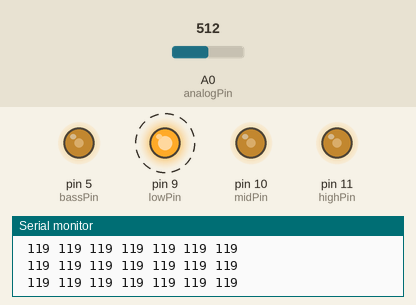
Simulated run of this sketch. Board: Arduino Uno, built with avr-gcc and run on an emulated ATmega328P. Parts: output pins drawn as LEDs (lit = HIGH), the last lines printed to the serial monitor. Dashed ring = blinking. Inputs (shaded band) come from the test bench; at power-on: A0 (analogPin) = 512. Pins used as bus, display or sensor lines are not drawn.

Above: at 1.2 s.
1.3 s: A0 (analogPin) set to 457
At 1.48 s:
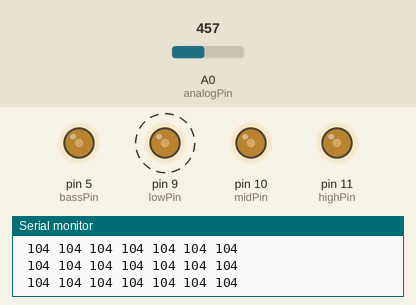
4.3 s: A0 (analogPin) set to 422
At 5.5 s:
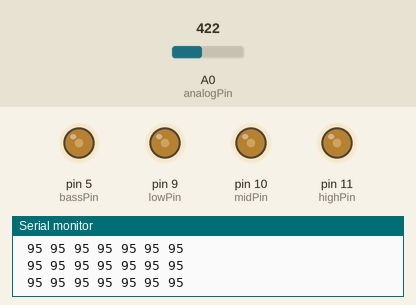
5.8 s: A0 (analogPin) set to 106
At 7.0 s:
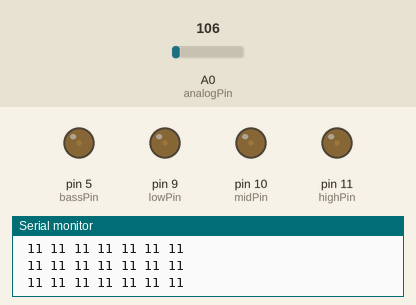
7.6 s: A0 (analogPin) set to 95
At 7.75 s:
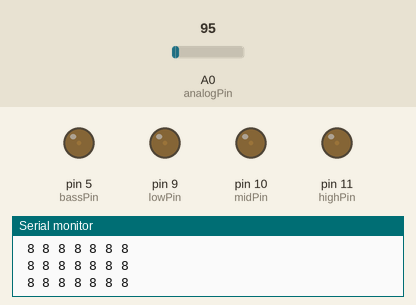
10.6 s: A0 (analogPin) set to 71
At 10.76 s:
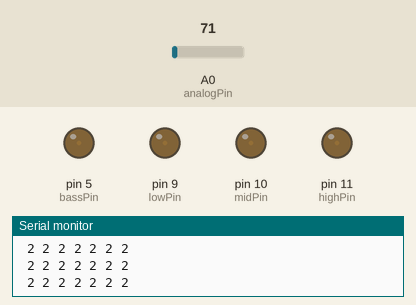
13.6 s: A0 (analogPin) set to 59
At 13.74 s:
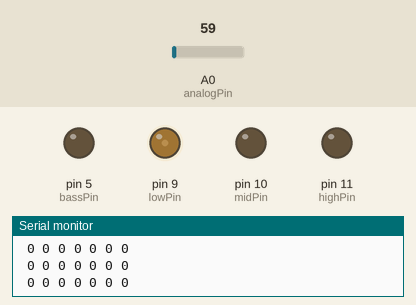
Timing chart, 0 to 17.6 s (numbered marks = the images above; inputs shaded):
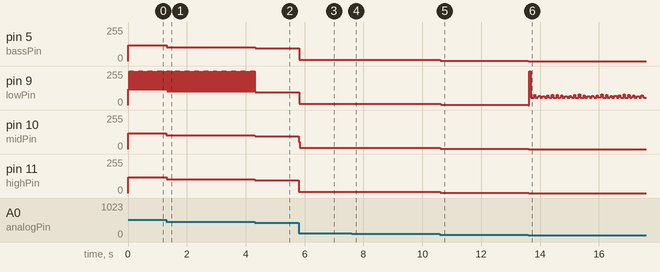

The sketch:

colourOrgan.ino
```cpp
//Assign the pins names
int analogPin = 0;
int strobePin = 2;
int resetPin = 3;
int bassPin = 5;
int lowPin = 9;
int midPin = 10;
int highPin = 11;

int lowFilter = 63;

void setup() {
  //Open serial communication
  Serial.begin(9600);

  //Set the pin modes
  pinMode(analogPin, INPUT);
  pinMode(strobePin, OUTPUT);
  pinMode(resetPin, 3);
  pinMode(bassPin, OUTPUT);
  pinMode(lowPin, OUTPUT);
  pinMode(midPin, OUTPUT);
  pinMode(highPin, OUTPUT);
  analogReference(DEFAULT);

  //Ready the equaliser for use
  digitalWrite(resetPin, LOW);
  digitalWrite(strobePin, HIGH);

}

void loop() {
 //Reset the equaliser to the first band
  digitalWrite(resetPin, HIGH);
  digitalWrite(resetPin, LOW);

  int frequencyVolume[7];

  //Strobe to Strobe delay
  delayMicroseconds(72);

  int fallingEdgeTime = 0;

  for(int i = 0; i < 7; i++){
    //Change frequency band
    digitalWrite(strobePin, LOW);
    fallingEdgeTime = micros();
    //Store the "volume" of the frequency
    frequencyVolume[i] = map(constrain(analogRead(analogPin), lowFilter, 1023),
                              lowFilter, 1023, 0, 255);
    int averageVolume;

    //Print the value for dubugging
    Serial.print(" ");
    Serial.print(frequencyVolume[i]);

    switch(i){
       case 0:
         averageVolume = frequencyVolume[0];
         analogWrite(bassPin, averageVolume);
       case 2:
         //Light the "low frequency" LED to the "frequencyVolume"
         averageVolume = (frequencyVolume[1] + frequencyVolume[2]) /2;
         analogWrite(lowPin, averageVolume);
         break;
       case 4:
         averageVolume = (frequencyVolume[3] + frequencyVolume[4]) / 2;
         analogWrite(midPin, averageVolume);
         break;
       case 6:
         averageVolume = (frequencyVolume[5] + frequencyVolume[6]) / 2;
         analogWrite(highPin, averageVolume);
         break;
    }


    //Move to the next band of frequencies
    delayMicroseconds(40);
    digitalWrite(strobePin, HIGH);

  }

  Serial.println("\n");

}
```

Measured:
- the behaviour switches between 440 and 439 on A0 (analogPin) (found by bisection; images 1 and 2)
- the behaviour switches between 67 and 66 on A0 (analogPin) (found by bisection; images 5 and 6)
- after the input at 1.3 s, pin 5 (bassPin), pin 10 (midPin), pin 11 (highPin): 119/255 → 104/255 at once
- after the input at 4.3 s, pin 5 (bassPin), pin 10 (midPin), pin 11 (highPin): 104/255 → 95/255 at once
- after the input at 5.8 s, pin 5 (bassPin), pin 9 (lowPin), pin 10 (midPin), pin 11 (highPin): 95/255 → 11/255 at once
- after the input at 7.6 s, pin 5 (bassPin), pin 9 (lowPin), pin 10 (midPin), pin 11 (highPin): 11/255 → 8/255 at once
- after the input at 10.6 s, pin 5 (bassPin), pin 9 (lowPin), pin 10 (midPin), pin 11 (highPin): 8/255 → 2/255 at once
- after the input at 13.6 s, pin 5 (bassPin), pin 10 (midPin), pin 11 (highPin): 2/255 → 0/255 at once
